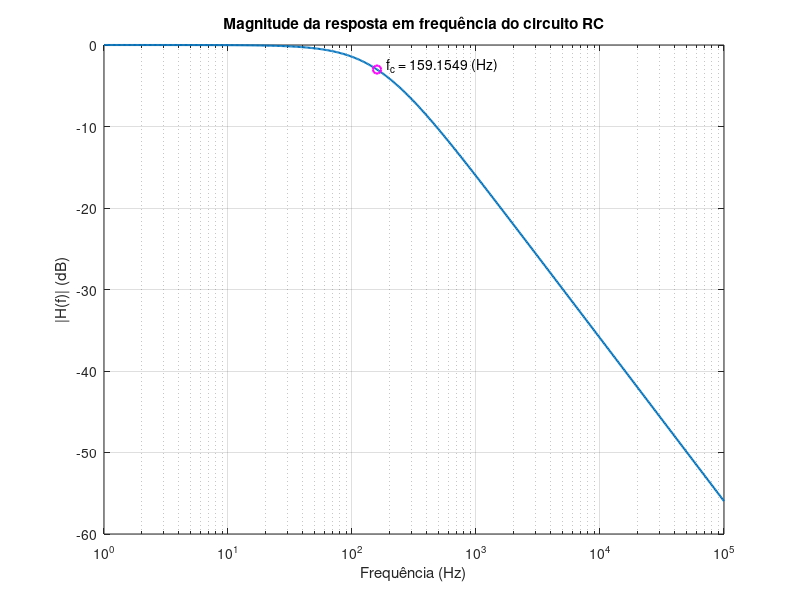

Write MATLAB code to recreate this figure.
% resposta_mag_freq.m
% Traça gráfico da resposta de magnitude (ganho) vs frequencia
% Fernando Passold, em 16/08/2026

clear;
close all;

R = 1e3;
C = 1e-6;

fc = 1/(2*pi*R*C);

Vm = 5;

f = logspace(0, 5, 500);

w = 2*pi*f;
wc = 2*pi*fc;

H = 1 ./ (1 + 1i*w*R*C);
Hc = 1 ./ (1 + 1i*wc*R*C);  % H(f) na freq de corte

magnitude = abs(H);
mag_c = abs(Hc);
fase = angle(H)*180/pi;

figure;
semilogx(f, 20*log10(magnitude), 'LineWidth', 1.5);
hold on;
plot(fc, 20*log10(mag_c), "om", 'LineWidth', 1.5); % exibe um marcador em fc
str = num2str(fc);
str = ['f_c = ' str ' (Hz)'];
text(fc*1.2, 20*log10(mag_c)*0.8, str);
grid on;

xlabel('Frequência (Hz)');
ylabel('|H(f)| (dB)');
title('Magnitude da resposta em frequência do circuito RC');
